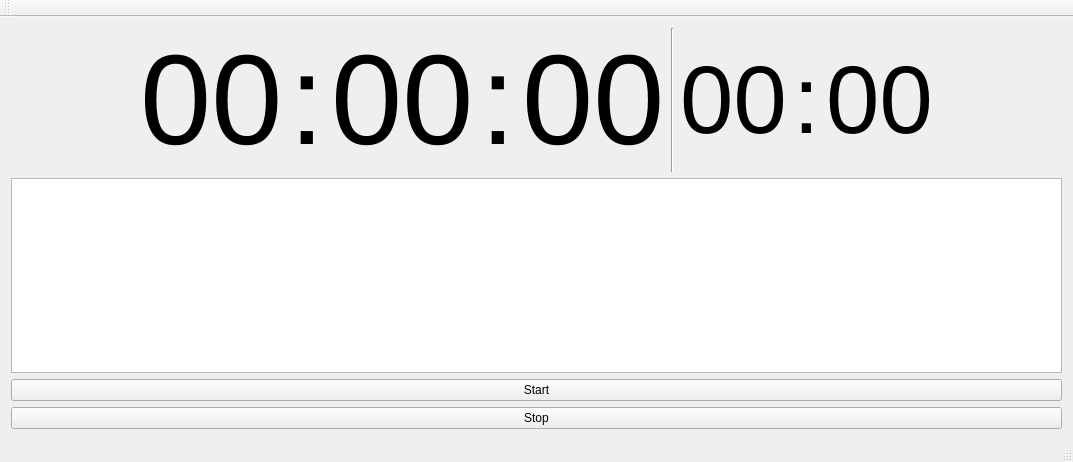
<?xml version="1.0" encoding="UTF-8"?>
<ui version="4.0">
 <class>FitnessTimer</class>
 <widget class="QMainWindow" name="FitnessTimer">
  <property name="geometry">
   <rect>
    <x>0</x>
    <y>0</y>
    <width>1073</width>
    <height>462</height>
   </rect>
  </property>
  <property name="windowTitle">
   <string>FitnessTimer</string>
  </property>
  <widget class="QWidget" name="centralWidget">
   <layout class="QVBoxLayout" name="verticalLayout">
    <item>
     <layout class="QHBoxLayout" name="horizontalLayout">
      <item>
       <spacer name="horizontalSpacer">
        <property name="orientation">
         <enum>Qt::Horizontal</enum>
        </property>
        <property name="sizeHint" stdset="0">
         <size>
          <width>40</width>
          <height>20</height>
         </size>
        </property>
       </spacer>
      </item>
      <item>
       <widget class="QLabel" name="hourLabel">
        <property name="font">
         <font>
          <pointsize>96</pointsize>
         </font>
        </property>
        <property name="text">
         <string>00</string>
        </property>
       </widget>
      </item>
      <item>
       <widget class="QLabel" name="label_1">
        <property name="font">
         <font>
          <pointsize>96</pointsize>
         </font>
        </property>
        <property name="text">
         <string>:</string>
        </property>
       </widget>
      </item>
      <item>
       <widget class="QLabel" name="minuteLabel">
        <property name="font">
         <font>
          <pointsize>96</pointsize>
         </font>
        </property>
        <property name="text">
         <string>00</string>
        </property>
       </widget>
      </item>
      <item>
       <widget class="QLabel" name="label_2">
        <property name="font">
         <font>
          <pointsize>96</pointsize>
         </font>
        </property>
        <property name="text">
         <string>:</string>
        </property>
       </widget>
      </item>
      <item>
       <widget class="QLabel" name="secondLabel">
        <property name="font">
         <font>
          <pointsize>96</pointsize>
         </font>
        </property>
        <property name="text">
         <string>00</string>
        </property>
       </widget>
      </item>
      <item>
       <widget class="Line" name="line">
        <property name="orientation">
         <enum>Qt::Vertical</enum>
        </property>
       </widget>
      </item>
      <item>
       <widget class="QLabel" name="minuteKeepLabel">
        <property name="font">
         <font>
          <pointsize>72</pointsize>
         </font>
        </property>
        <property name="text">
         <string>00</string>
        </property>
       </widget>
      </item>
      <item>
       <widget class="QLabel" name="label_4">
        <property name="font">
         <font>
          <pointsize>72</pointsize>
         </font>
        </property>
        <property name="text">
         <string>:</string>
        </property>
       </widget>
      </item>
      <item>
       <widget class="QLabel" name="secondKeepLabel">
        <property name="font">
         <font>
          <pointsize>72</pointsize>
         </font>
        </property>
        <property name="text">
         <string>00</string>
        </property>
       </widget>
      </item>
      <item>
       <spacer name="horizontalSpacer_2">
        <property name="orientation">
         <enum>Qt::Horizontal</enum>
        </property>
        <property name="sizeHint" stdset="0">
         <size>
          <width>40</width>
          <height>20</height>
         </size>
        </property>
       </spacer>
      </item>
     </layout>
    </item>
    <item>
     <widget class="QListWidget" name="listWidget"/>
    </item>
    <item>
     <widget class="QPushButton" name="startButton">
      <property name="focusPolicy">
       <enum>Qt::NoFocus</enum>
      </property>
      <property name="text">
       <string>Start</string>
      </property>
     </widget>
    </item>
    <item>
     <widget class="QPushButton" name="stopButton">
      <property name="focusPolicy">
       <enum>Qt::NoFocus</enum>
      </property>
      <property name="text">
       <string>Stop</string>
      </property>
     </widget>
    </item>
   </layout>
  </widget>
  <widget class="QMenuBar" name="menuBar">
   <property name="geometry">
    <rect>
     <x>0</x>
     <y>0</y>
     <width>1073</width>
     <height>29</height>
    </rect>
   </property>
  </widget>
  <widget class="QToolBar" name="mainToolBar">
   <attribute name="toolBarArea">
    <enum>TopToolBarArea</enum>
   </attribute>
   <attribute name="toolBarBreak">
    <bool>false</bool>
   </attribute>
  </widget>
  <widget class="QStatusBar" name="statusBar"/>
 </widget>
 <layoutdefault spacing="6" margin="11"/>
 <resources/>
 <connections/>
</ui>
